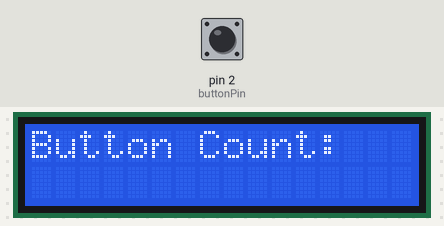
Bench run of a sketch on a simulated Arduino Uno, built with avr-gcc and run on an emulated ATmega328P. Shown: 16×2 character LCD. The test bench sets the inputs (shaded band); at power-on: pin 2 (buttonPin) LOW.

Above: at 1.2 s.
1.3 s: pin 2 (buttonPin) pulled HIGH for 0.15 s
At 2.3 s:
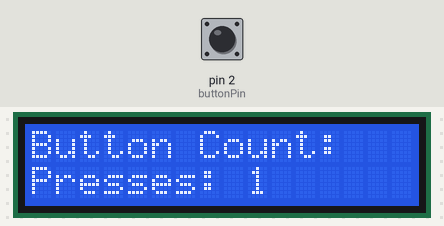
2.9 s: pin 2 (buttonPin) pulled HIGH for 1 s
At 3.5 s:
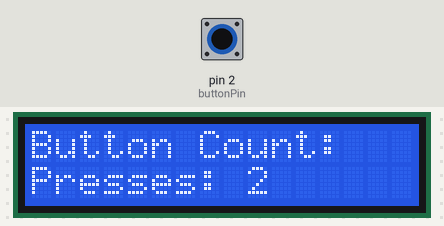
5.4 s: pin 2 (buttonPin) pulled HIGH for 0.15 s
At 6.6 s:
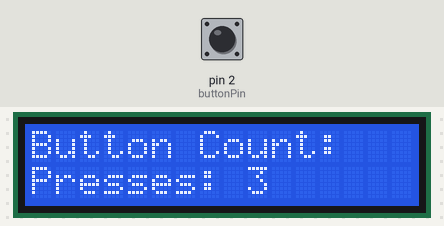
7.0 s: pin 2 (buttonPin) pulled HIGH for 1 s
At 7.8 s:
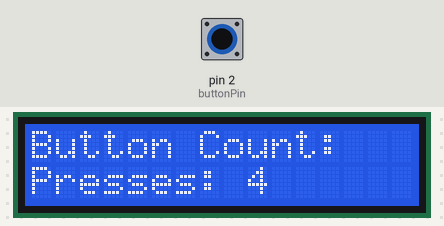
Timing chart, 0 to 10.0 s (numbered marks = the images above; inputs shaded):
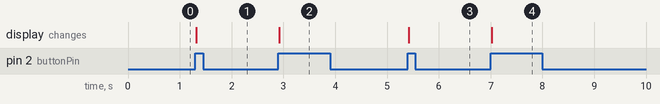

Measured:
- after the input at 1.3 s, the display: changes at once (image 1)
- after the input at 2.9 s, the display: changes at once (image 2)
- after the input at 5.4 s, the display: changes at once (image 3)
- after the input at 7.0 s, the display: changes at once (image 4)

The sketch:

code.ino
```cpp
#include <LiquidCrystal.h>

// Initialize the LCD object with pin connections
LiquidCrystal lcd(7, 8, 9, 10, 11, 12);

const int buttonPin = 2; // Push button connected to D2
int buttonState = 0;     // Variable to store the button state
int lastButtonState = 0; // Variable to store the previous button state
int count = 0;           // Counter for button presses

void setup() {
  lcd.begin(16, 2);      // Initialize the LCD (16x2)
  lcd.print("Button Count:"); // Print message on the first line

  pinMode(buttonPin, INPUT); // Configure D2 as an input pin
}

void loop() {
  buttonState = digitalRead(buttonPin); // Read the button state

  // Detect a button press (falling edge)
  if (buttonState == HIGH && lastButtonState == LOW) {
    delay(20); // Debounce delay
    if (digitalRead(buttonPin) == HIGH) { // Confirm stable press
      count++; // Increment count
      // Update the LCD
      lcd.setCursor(0, 1); // Move to the second line
      lcd.print("Presses: ");
      lcd.print(count);
      lcd.print("    "); // Clear trailing characters
    }
  }

  lastButtonState = buttonState; // Save the current state as the last state
}
```
